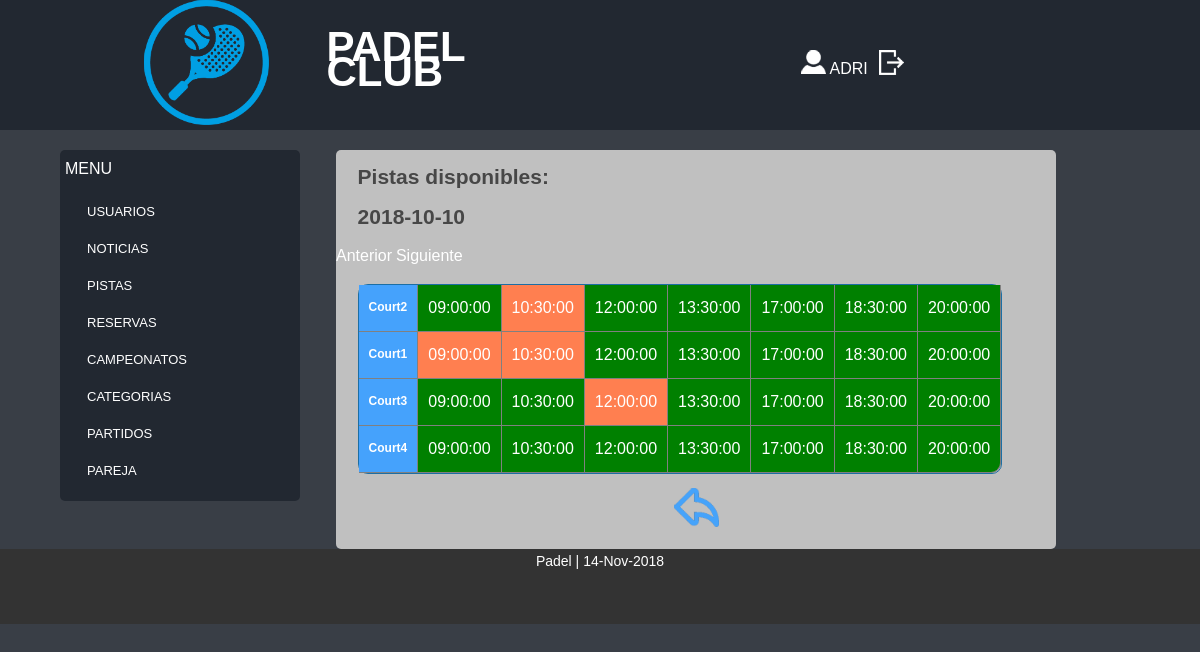
Page /Controllers/PISTAS_Controller.php (signed in) on the committed database.
### tables this page shows
CREATE TABLE `PISTA` (
  `idPista` int(10) NOT NULL,
  `restriccion` tinyint(1) DEFAULT 0,
  `nombre` varchar(30) NOT NULL,
  `hora` time NOT NULL,
  `fecha` date NOT NULL
);

### Models/PISTAS_Model.php (called while the page is built, shortened)
<?php
class PISTAS_Model {
	var $fecha;
function __construct($idPista, $restriccion, $nombre, $hora, $fecha){
	$this->fecha = $fecha;
	include_once 'Access_DB.php';
	$this->mysqli = ConnectDB();
}
function _SHOWALL(){
	$sql = "SELECT * FROM PISTA WHERE (fecha = '$this->fecha') ORDER BY hora";
	$result = $this->mysqli->query($sql);
	if($result ->num_rows >0){
		$j = 0;
		while($tupla = mysqli_fetch_assoc($result)){
		   $tuplas[$j] = $tupla;
		   $j++;
		}
		return $tuplas;
	}
	else{
		return  false;
	}
}
function _SHOWNAMES(){
	$sql = "SELECT DISTINCT nombre FROM PISTA";
	$result = $this->mysqli->query($sql);
	if($result ->num_rows >0){
		$j = 0;
		while($tupla = mysqli_fetch_assoc($result)){
		   $tuplas[$j] = $tupla;
		   $j++;
		}
		return $tuplas;
	}
	else{
		return  false;
	}
}
}
?>

### Models/Access_DB.php (called while the page is built)
<?php
function ConnectDB()
{
    $mysqli = new mysqli("", 'root', '' , 'ABP_11');
	if ($mysqli->connect_errno) {
		include '../View/MESSAGE_View.php';
		new MESSAGE("Fallo al conectar a MySQL: (" . $mysqli->connect_errno . ") " . $mysqli->connect_error, './index.php');
		return false;
	}
	else{
		return $mysqli;
	}
}
?>

### Views/PISTA_SHOWALL_View.php (the view)
<?php
class PISTA_SHOWALL {
	function __construct($lista,$pistas,$array,$volver){
		$this->lista = $lista;
		$this->pistas = $pistas;
		$this->datos = $array;
		$this->volver = $volver;
		$this->render();
	}
	function render(){
		include 'Header.php';
?>
<div style="overflow-x:auto;">
				<h2>Pistas disponibles:</h2>
	<?php
		echo "<h2>".$this->datos[0]['fecha']."</h2>";
	echo '<a href="'.$_SERVER['PHP_SELF'].'?action=PREVDAY&fecha='.$this->datos[0]['fecha'].'">Anterior</a>&nbsp';
	 echo '<a href="'.$_SERVER['PHP_SELF'].'?action=NEXTDAY&fecha='.$this->datos[0]['fecha'].'">Siguiente</a>';
		?>
		<table class="tablas separador">
						<tr>
						<?php
						for($j=0;$j<count($this->pistas);$j++){
							echo "<tr><th>".$this->pistas[$j]['nombre']."</th>";
							for($i=0; $i<count($this->datos);$i++){
								if($this->datos[$i]['nombre'] == $this->pistas[$j]['nombre']){
									if($this->datos[$i]['restriccion']){
										echo "<td style='background-color: coral;'>";
									}else{
										echo "<td style='background-color: green;'>";
									}
									echo "<a href=".$_SERVER['PHP_SELF'].'?action=SHOWCURRENT&'.($this->lista)[0].'='.$this->datos[$i]["idPista"].'>'.$this->datos[$i]["hora"]."</a></td>";
								}
							}
							echo "</tr>";
						}
							?>
					</table>
					<?php
								 echo "<p align='center'><a href=".$this->volver."><img src='../Views/images/atras.png' title='Atrás' alt='Atrás'></a></p>";
					?>
</div>
<?php
	include 'Footer.php';
	}
}
?>

### Views/css/style.css (style rules this page uses)
* { margin:0px; padding:0px; }
html, body { width:100%; padding:0; margin:0; }
body { background: #393E46;color: #474747;font: 14px/25px Arial, Helvetica, sans-serif; }
.content a { text-decoration:none; color: #FFFFFF; font-size:16px; }
.content p,h2,h3,h4,form,table { margin-left:3%; margin-right:3%; margin-top:2%; margin-bottom:2%; }
.tablas { border: 1px solid #1C6EA4; border-collapse: collapse; overflow-x:auto; }
td { padding:10px; }
th { background-color: #45A2FC; padding:10px; color: #FFFFFF; font-size: 12px; }
.separador { border-radius: 10px; border-spacing: 0; border-collapse: separate; }
.separador td, table.separador th { border-bottom: 1px solid Gray; border-right: 1px solid Gray; }
.separador tr:last-child td:last-child { border-bottom-right-radius: 10px; }

### rows in the picture
pista: fecha "2018-10-10", hora "09:00:00"
pista: hora "09:00:00"
pista: hora "10:30:00"
pista: hora "12:00:00"
pista: hora "13:30:00"
pista: hora "17:00:00"
pista: hora "18:30:00"
pista: hora "20:00:00"
pista: hora "09:00:00"
pista: hora "10:30:00"
pista: hora "12:00:00"
pista: hora "13:30:00"
pista: hora "17:00:00"
pista: hora "18:30:00"
pista: hora "20:00:00"
pista: hora "10:30:00"
pista: hora "12:00:00"
pista: hora "13:30:00"
pista: hora "17:00:00"
pista: hora "18:30:00"
pista: hora "20:00:00"
pista: hora "09:00:00"
pista: hora "10:30:00"
pista: hora "12:00:00"
pista: hora "13:30:00"
pista: hora "17:00:00"
pista: hora "18:30:00"
pista: hora "20:00:00"

### other values in the picture
$_SESSION['login'] "ADRI"
$this->pistas[$j]['nombre'] "Court2"
$this->pistas[$j]['nombre'] "Court1"
$this->pistas[$j]['nombre'] "Court3"
$this->pistas[$j]['nombre'] "Court4"
date("d-M-Y", mktime()) "14-Nov-2018"
